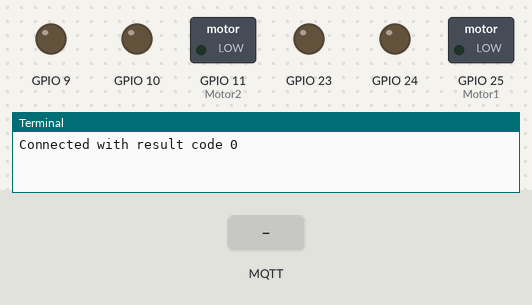
This program was run on a simulated Raspberry Pi (BCM pin numbers). Shown: switched loads named in the program (green lamp = pin HIGH), output pins drawn as LEDs (lit = HIGH), the last lines printed to the terminal. The inputs (shaded band) are chosen by the test bench. No MQTT or app messages arrive unless stated.

Above: at 1.3 s.
1.4 s: MQTT message "1" arrives on the first subscribed topic
At 2.8 s:
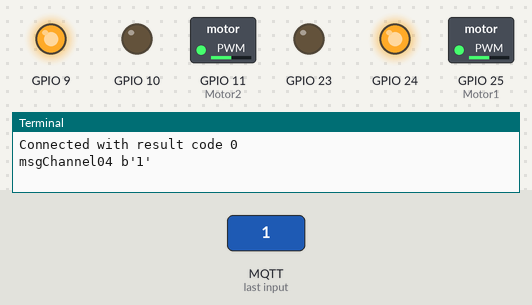
At 8.5 s:
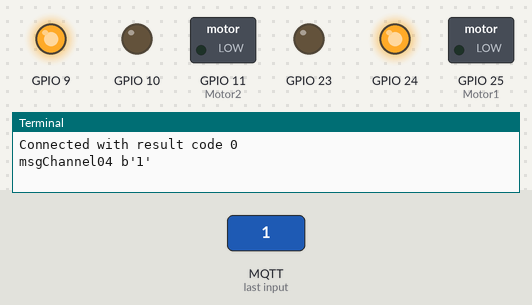
Timing chart, 0 to 8.9 s (numbered marks = the images above; inputs shaded):
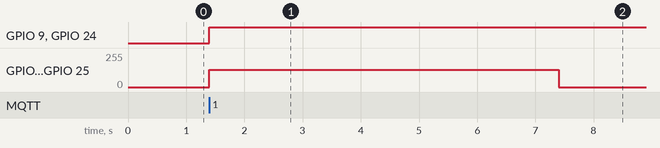

The program:

Motor_Functions.py
```python
import RPi.GPIO as GPIO
from time import sleep
import paho.mqtt.client as mqtt

MQTT_SERVER = "192.168.1.5"
MQTT_PATH = "msgChannel04"


GPIO.setmode(GPIO.BCM)

GPIO.setup(24,GPIO.OUT)
GPIO.setup(23,GPIO.OUT)
GPIO.setup(25,GPIO.OUT)
GPIO.setup(9,GPIO.OUT)
GPIO.setup(10,GPIO.OUT)
GPIO.setup(11,GPIO.OUT)

Motor1 = GPIO.PWM(25, 50)
Motor1.start(0)
Motor2 = GPIO.PWM(11, 50)
Motor2.start(0)

def forward(speed):
  GPIO.output(24,GPIO.HIGH)
  GPIO.output(23,GPIO.LOW)
  GPIO.output(9,GPIO.HIGH)
  GPIO.output(10,GPIO.LOW)
  Motor1.ChangeDutyCycle(speed)
  Motor2.ChangeDutyCycle(speed)

def backward(speed):
  GPIO.output(24,GPIO.LOW)
  GPIO.output(23,GPIO.HIGH)
  GPIO.output(9,GPIO.LOW)
  GPIO.output(10,GPIO.HIGH)
  Motor1.ChangeDutyCycle(speed)
  Motor2.ChangeDutyCycle(speed)

def left(speed):
  GPIO.output(24,GPIO.HIGH)
  GPIO.output(23,GPIO.LOW)
  Motor1.ChangeDutyCycle(speed)

def right(speed):
  GPIO.output(9,GPIO.HIGH)
  GPIO.output(10,GPIO.LOW)
  Motor2.ChangeDutyCycle(speed)

def stop():
  Motor1.ChangeDutyCycle(0)
  Motor2.ChangeDutyCycle(0)

#forward(50)
#sleep(3)
#backward(50)
#sleep(10)
#forward(50)
#sleep(5)
#stop()
#left(75)
#sleep(2)
#right(75)
#sleep(2)
#stop()
# The callback for when the client receives a CONNACK response from the server.
def on_connect(client, userdata, flags, rc):
	print("Connected with result code "+str(rc))
	# Subscribing in on_connect() means that if we lose the connection and
	# reconnect then subscriptions will be renewed.
	client.subscribe(MQTT_PATH)

# The callback for when a PUBLISH message is received from the server.
def on_message(client, userdata, msg):
	print(msg.topic+" "+str(msg.payload))
	forward(50)
	sleep(6)
	stop()
# more callbacks, etc
client = mqtt.Client()
client.on_connect = on_connect
client.on_message = on_message

client.connect(MQTT_SERVER, 1883, 60)

client.loop_forever()

GPIO.cleanup()
```

Measured:
- after the input at 1.4 s, GPIO 9, GPIO 24: LOW → HIGH at once; GPIO 11 (Motor2), GPIO 25 (Motor1): 0/255 → 128/255 at once, → 0/255 6.0 s later
